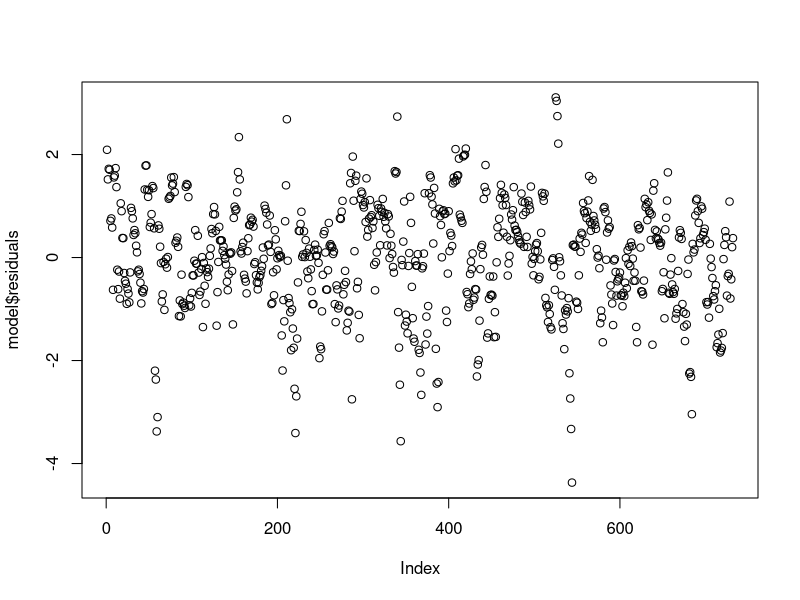

Generate this figure with R:
## ---- chunk 1
library(dplyr)
## ---- chunk 2
df1 <- read.csv("LifeExpectancy.csv", header = FALSE)
header_row1 <- as.character(df1[1, ])
header_row2 <- as.character(df1[2, ])
merged_headers <- paste(header_row1, header_row2, sep = "_")
merged_headers <- gsub("_", " ", merged_headers) # Replace underscores with spaces
merged_headers <- trimws(merged_headers)         # Trim spaces
df1 <- df1[-c(1, 2), ]
colnames(df1) <- merged_headers
df1 <- type.convert(df1, as.is = TRUE)
head(df1)
## ---- chunk 3
names(df1)
## ---- chunk 4
summary(df1)
## ---- chunk 5
# Convert categorical variables to factors if needed
df1$`Countries, territories and areas` <- as.factor(df1$`Countries, territories and areas`)
df1$Year <- as.numeric(df1$Year)  # Ensure 'Year' is numeric for regression

# Define the regression model
model <- lm(`Life expectancy at birth (years) Both sexes` ~ df1$`Life expectancy at birth (years) Female` + Year, data = df1)

# Summarize the model to view results
summary(model)

## ---- chunk 6
coef(model)
plot(model$residuals)
summary(model)$r.squared
